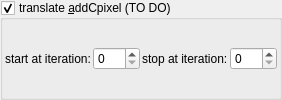
    <widget class="MyGroupBox" name="groupCheck_transf_addCpixel_enabled_false">
     <property name="title">
      <string>translate &amp;addCpixel (TO DO)</string>
     </property>
     <property name="checkable">
      <bool>true</bool>
     </property>
     <layout class="QVBoxLayout" name="verticalLayout_15" stretch="0">
      <property name="spacing">
       <number>2</number>
      </property>
      <property name="leftMargin">
       <number>2</number>
      </property>
      <property name="topMargin">
       <number>2</number>
      </property>
      <property name="rightMargin">
       <number>2</number>
      </property>
      <property name="bottomMargin">
       <number>2</number>
      </property>
      <item>
       <layout class="QHBoxLayout" name="horizontalLayout_14" stretch="0,1,0,1">
        <item>
         <widget class="QLabel" name="label_95">
          <property name="text">
           <string>start at iteration:</string>
          </property>
         </widget>
        </item>
        <item>
         <widget class="MySpinBox" name="spinboxInt_transf_start_iterations_D">
          <property name="sizePolicy">
           <sizepolicy hsizetype="Minimum" vsizetype="Maximum">
            <horstretch>0</horstretch>
            <verstretch>0</verstretch>
           </sizepolicy>
          </property>
          <property name="minimum">
           <number>0</number>
          </property>
          <property name="maximum">
           <number>999</number>
          </property>
          <property name="value">
           <number>0</number>
          </property>
         </widget>
        </item>
        <item>
         <widget class="QLabel" name="label_67">
          <property name="text">
           <string>stop at iteration:</string>
          </property>
         </widget>
        </item>
        <item>
         <widget class="MySpinBox" name="spinboxInt_transf_stop_iterations_D1">
          <property name="sizePolicy">
           <sizepolicy hsizetype="Preferred" vsizetype="Maximum">
            <horstretch>0</horstretch>
            <verstretch>0</verstretch>
           </sizepolicy>
          </property>
          <property name="maximum">
           <number>999</number>
          </property>
         </widget>
        </item>
       </layout>
      </item>
     </layout>
    </widget>
